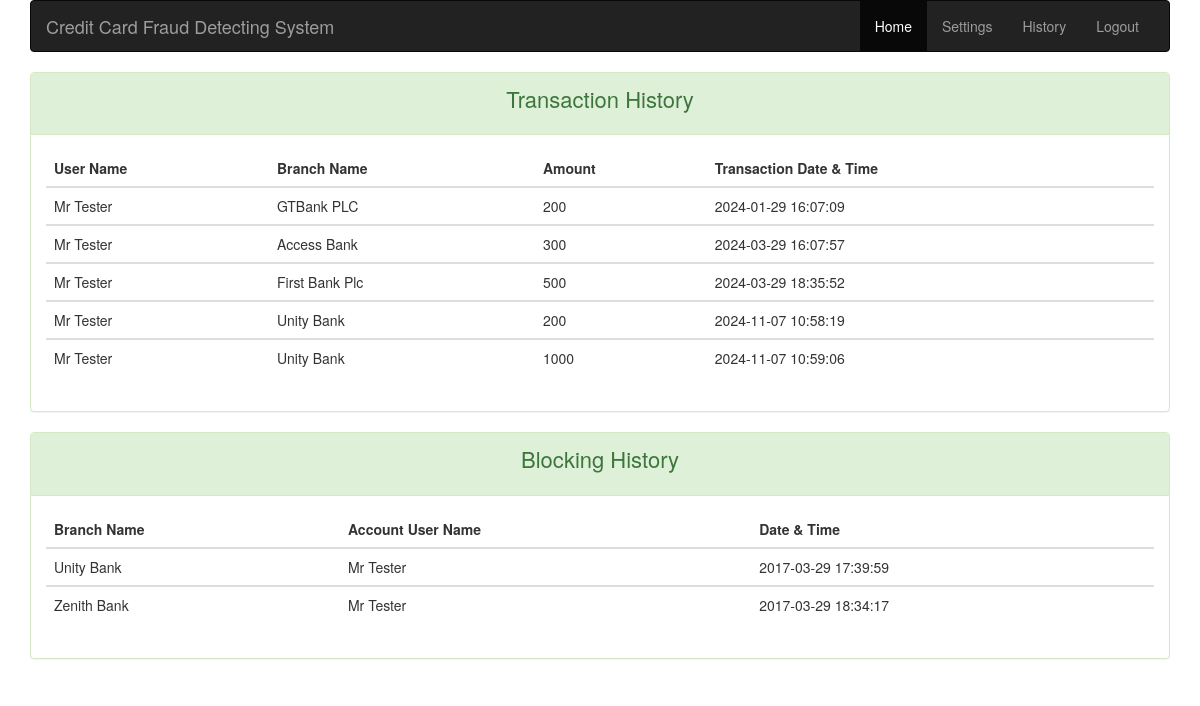
The app's page /history.php (signed in) with its own data.
### tables this page shows
CREATE TABLE `transaction` (
  `id` int(5) NOT NULL,
  `account_id` int(5) NOT NULL,
  `branch_id` int(5) NOT NULL,
  `amount` int(5) NOT NULL,
  `created_at` timestamp NOT NULL DEFAULT CURRENT_TIMESTAMP
);

CREATE TABLE `users` (
  `id` int(5) NOT NULL,
  `name` varchar(32) NOT NULL,
  `email` varchar(32) NOT NULL,
  `password` varchar(32) NOT NULL,
  `status` int(1) NOT NULL
);

CREATE TABLE `branch` (
  `id` int(5) NOT NULL,
  `name` varchar(32) NOT NULL,
  `location` varchar(64) NOT NULL
);

CREATE TABLE `block_history` (
  `id` int(5) NOT NULL,
  `account_id` int(5) NOT NULL,
  `created_at` timestamp NOT NULL DEFAULT CURRENT_TIMESTAMP,
  `branch_id` int(5) NOT NULL
);

### history.php (the view, shortened to what this page needs)
<?php
    include 'helper/config.php';
?>
<!DOCTYPE html>
<html>
<head>
	<link rel="stylesheet" type="text/css" href="assets/BS/css/bootstrap.min.css">
	<link rel="stylesheet" type="text/css" href="assets/css/styles.css">
</head>
<body class="container">
    <div class="row">
        <div class="col-sm-12 col-md-12">
            <div class="panel panel-success">
                <div class="panel-heading">
                    <p class="text-22px text-center">Transaction History</p>
                </div>
                <div class="panel-body">
                    <table class="table">
                        <?php
                            $email = $_SESSION['username'];
                            $user_data_sql = "SELECT id FROM users WHERE email='".$email."'";
                            $user_data = $conn->query($user_data_sql);
                            if($user_data->num_rows == 1){
                                $user_pk = $user_data->fetch_row()[0];
                            }
                            $get_account_sql = "SELECT id from account WHERE user_id=".$user_pk;
                            $account_data = $conn->query($get_account_sql);
                            if($account_data->num_rows == 1) {
                                $account_pk = $account_data->fetch_row()[0];
                            }
                            $sql = "SELECT transaction.account_id, transaction.amount, transaction.branch_id, created_at, account.id, account.user_id, users.id, users.name AS user_name, branch.id, branch.name AS branch_name FROM transaction, account, users, branch WHERE transaction.account_id=".$account_pk." AND account.user_id=".$user_pk." AND branch.id=transaction.branch_id AND users.id=".$user_pk." ORDER BY transaction.id";
                            $transaction_data = $conn->query($sql);
                            if($transaction_data->num_rows > 0) {
                                echo '
                                    <thead>
                                        <tr>
                                            <th>User Name</th>
                                            <th>Branch Name</th>
                                            <th>Amount</th>
                                            <th>Transaction Date & Time</th>
                                        </tr>
                                    </thead>
                                ';
                                while($row = $transaction_data->fetch_assoc()){
                                    echo '
                                        <tbody>
                                            <tr>
                                                <td>'.$row["user_name"].'</td>
                                                <td>'.$row["branch_name"].'</td>
                                                <td>'.$row["amount"].'</td>
                                                <td>'.$row["created_at"].'</td>
                                            </tr>
                                        </tbody>
                                    ';
                                }
                            }else{
                                echo '<p class="text-center">No data to show</p>';
                            }
                        ?>
                    </table>
                </div>
            </div>
        </div>
    </div>
    <div class="row">
        <div class="col-sm-12 col-md-12">
            <div class="panel panel-success">
                <div class="panel-heading">
                    <p class="text-22px text-center">Blocking History</p>
                </div>
                <div class="panel-body">
                    <table class="table">
                        <?php
                            $email = $_SESSION['username'];
                            $user_data_sql = "SELECT id FROM users WHERE email='".$email."'";
                            $user_data = $conn->query($user_data_sql);
                            if($user_data->num_rows == 1){
                                $user_pk = $user_data->fetch_row()[0];
                            }
                            $get_account_sql = "SELECT id from account WHERE user_id=".$user_pk;
                            $account_data = $conn->query($get_account_sql);
                            if($account_data->num_rows == 1) {
                                $account_pk = $account_data->fetch_row()[0];
                            }
                            $sql = "SELECT block_history.account_id, block_history.branch_id, created_at, account.user_id, users.id, users.name AS user_name, branch.id, branch.name AS branch_name FROM block_history, account, users, branch WHERE block_history.account_id=".$account_pk." AND block_history.branch_id=branch.id AND account.user_id=".$user_pk." AND users.id=".$user_pk." ORDER BY created_at";
                            $blocking_history = $conn->query($sql);
                            if($blocking_history->num_rows > 0) {
                                echo '
                                    <thead>
                                        <tr>
                                            <th>Branch Name</th>
                                            <th>Account User Name</th>
                                            <th>Date & Time</th>
                                        </tr>
                                    </thead>
                                ';
                                while($row = $blocking_history->fetch_assoc()){
                                    echo '
                                        <tbody>
                                            <tr>
                                                <td>'.$row["branch_name"].'</td>
                                                <td>'.$row["user_name"].'</td>
                                                <td>'.$row["created_at"].'</td>
                                            </tr>
                                        </tbody>
                                    ';
                                }
                            }else{
                                echo '<p class="text-center">No data to show</p>';
                            }
                        ?>
                    </table>
                </div>
            </div>
        </div>
    </div>
</body>
</html>

### assets/css/styles.css (style rules this page uses)
.text-22px { font-size: 22px; }

### records on screen
transaction: users.name "Mr Tester", branch.name "GTBank PLC", amount "200", created_at "2024-01-29 16:07:09"
transaction: users.name "Mr Tester", branch.name "Access Bank", amount "300", created_at "2024-03-29 16:07:57"
transaction: users.name "Mr Tester", branch.name "First Bank Plc", amount "500", created_at "2024-03-29 18:35:52"
transaction: users.name "Mr Tester", branch.name "Unity Bank", amount "200", created_at "2024-11-07 10:58:19"
transaction: users.name "Mr Tester", branch.name "Unity Bank", amount "1000", created_at "2024-11-07 10:59:06"
block_history: branch.name "Unity Bank", users.name "Mr Tester", created_at "2017-03-29 17:39:59"
block_history: branch.name "Zenith Bank", users.name "Mr Tester", created_at "2017-03-29 18:34:17"
